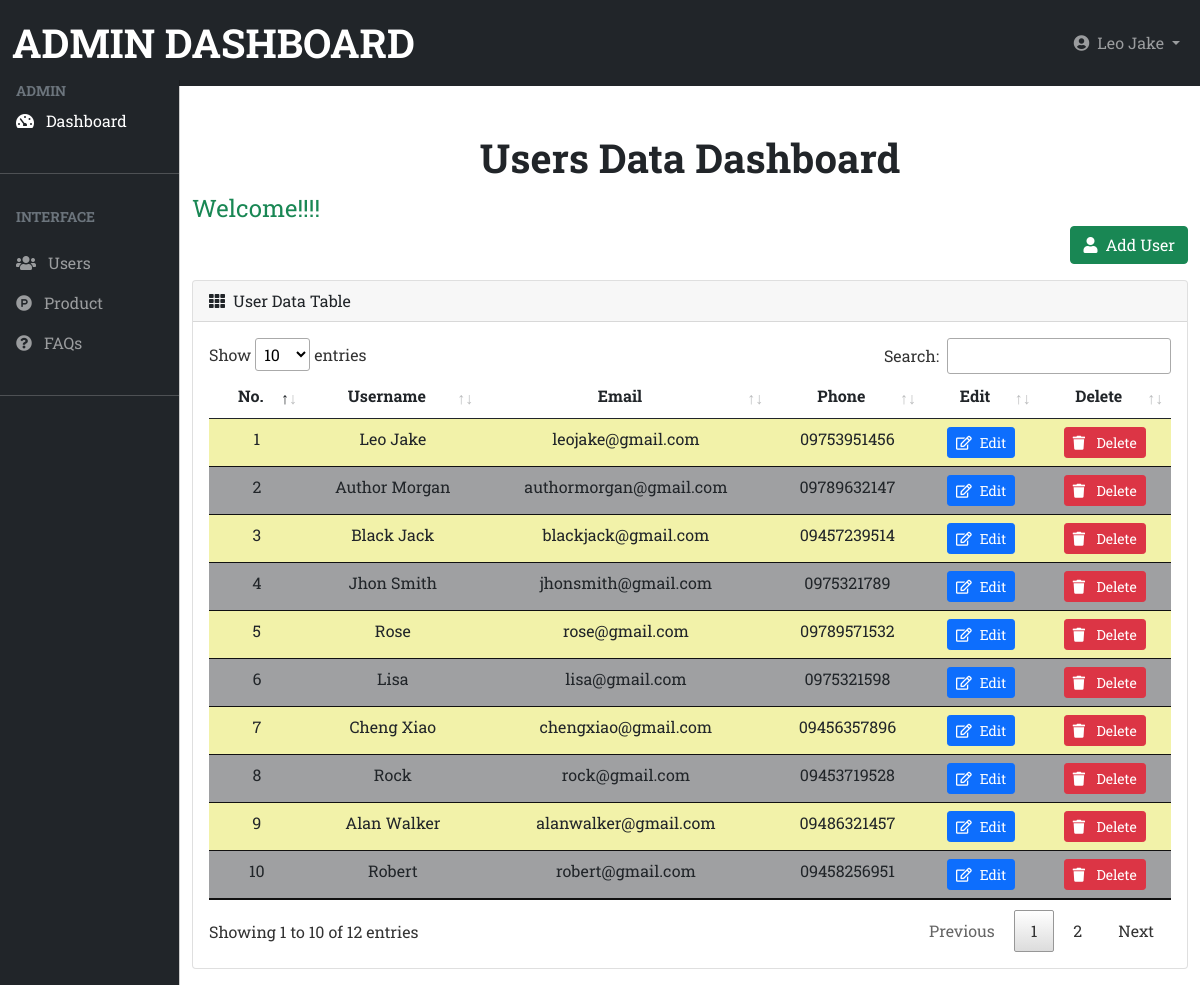
Screenshot of /admin/user/index.php (signed in) with the database file from the repository.
### tables this page shows
CREATE TABLE `users` (
  `id` int(11) NOT NULL,
  `username` varchar(255) NOT NULL,
  `email` varchar(255) NOT NULL,
  `phone` varchar(255) NOT NULL,
  `password` varchar(255) NOT NULL,
  `comfirmpassword` varchar(255) NOT NULL
);

### admin/user/index.php (the view, shortened to what this page needs)
<?php
	include('./header.php');
    require_once("../dbconfig.php");
	$sql = "SELECT * FROM users";
    $result = $connection->query($sql);
?>
	<div class="container-fluid">
			<div class="row">
				<div class="col-md-12 text-center">
					<h1 class="fw-bolder">Users Data Dashboard</h1>
				</div>
			</div>
			<div class="row">
				<?php
					if(!empty($_SESSION['Welcome'])){
						echo $_SESSION['Welcome'];
					}
				?>
				<div class="col-md-12"><a href="./add.php" class="btn btn-success mb-3 float-end"><i class="fas fa-user me-2"></i>Add User</a></div>
				<div class="col-md-12 mb-3">
					<div class="card">
						<div class="card-header">
							<span><i class="fas fa-th me-2"></i></span>User Data Table
						</div>
						<div class="card-body">
							<?php
								if($result->num_rows > 0){
							?>
							<div class="table-responsive">
							<table
								id="datatable"
								class="table table-striped data-table w-100"
							>
								<thead>
									<tr class="text-center">
										<th >No.</th>
										<th >Username</th>
										<th >Email</th>
										<th >Phone</th>
										<th >Edit</th>
										<th >Delete</th>
									</tr>
								</thead>
								<tbody>
								<?php
									while($row = $result->fetch_assoc()){
								?>
								<tr class="text-center">
									<td class="text-break text-wrap"><?php echo $row['id']; ?></td>
									<td class="text-break text-wrap"><?php echo $row['username']; ?></td>
									<td class="text-break text-wrap"><?php echo $row['email']; ?></td>
									<td class="text-break text-wrap"><?php echo $row['phone']; ?></td>
									<td >
										<a href="edit.php?id=<?php echo $row['id']; ?>" class="btn btn-primary btn-sm"> <i class="far fa-edit me-2"></i>Edit</a>
									</td>
									<td >
										<a href="delete.php?id=<?php echo $row['id']; ?>" class="btn btn-danger btn-sm"><i class="fas fa-trash me-2"></i> Delete</a>
									</td>
								</tr>
								<?php
									}
								?>
								</tbody>
							</table>
							</div>
						<?php } else{
							echo"There is no records.";
						}
						?>
						</div>
					</div>
				</div>
			</div>
	</div>
<?php include_once('./footer.php'); ?>

### admin/css/admin.css (style rules this page uses)
body, button { font-family: "Roboto Slab", serif; }
:root { --firstcolor: #1c1d20; --seccolor: #f9f871; --thirdcolor: #9fa0a2; --offcanvas-width: 180px; --topNavbarHeight: 80px; }
table.dataTable tbody tr { background-color: #9fa0a2; }
table.dataTable.table-striped > tbody > tr.odd { background-color: #ffffb2; }
@media (min-width: 992px) { body { overflow: auto !important; } }

### rows the page displays
users: id "1", username "Leo Jake", email "leojake@gmail.com", phone "09753951456"
users: id "2", username "Author Morgan", email "authormorgan@gmail.com", phone "09789632147"
users: id "3", username "Black Jack", email "blackjack@gmail.com", phone "09457239514"
users: id "4", username "Jhon Smith", email "jhonsmith@gmail.com", phone "0975321789"
users: id "5", username "Rose", email "rose@gmail.com", phone "09789571532"
users: id "6", username "Lisa", email "lisa@gmail.com", phone "0975321598"
users: id "7", username "Cheng Xiao", email "chengxiao@gmail.com", phone "09456357896"
users: id "8", username "Rock", email "rock@gmail.com", phone "09453719528"
users: id "9", username "Alan Walker", email "alanwalker@gmail.com", phone "09486321457"
users: id "10", username "Robert", email "robert@gmail.com", phone "09458256951"

### other values shown
$_SESSION['username'] "Leo Jake"
$_SESSION['Welcome'] "Welcome!!!!"
